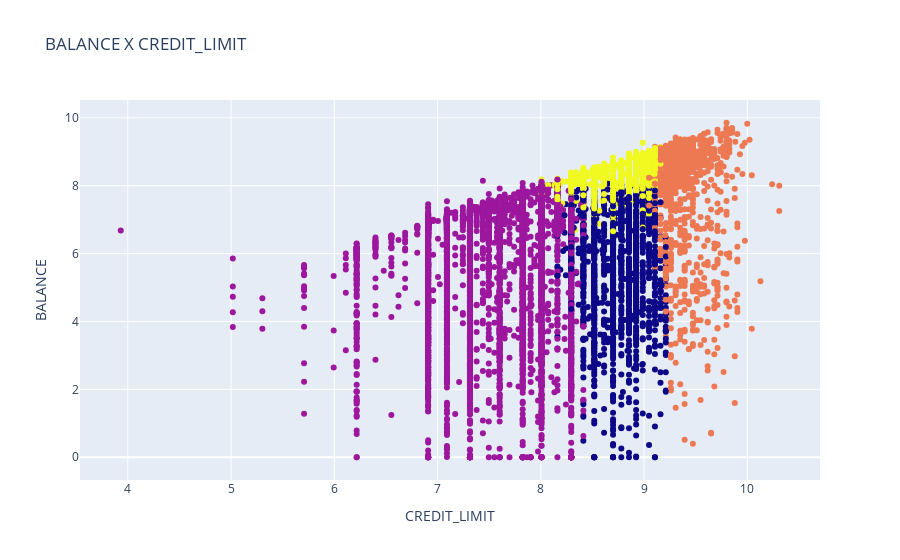

Notebook cell for this chart:
### Markdown cell above
Dilakukan visualisasi cluster dengan go berdasarkan atribut CREDIT_LIMIT dan BALANCE. Terdapat 4 cluster:

1. Cluster 0
Cluster 0 memiliki karakteristik dengan kelompok user yang memiliki credit limit sekitar 6-8 dan balance yang kurang dari 10
2. Cluster 1
Cluster 1 memiliki karakteristik dengan kelompok user yang memiliki credit limit sekitar 8-9 dan balance yang kurang dari 10
3. Cluster 2
Cluster 2 memiliki karakteristik dengan kelompok user yang memiliki credit limit lebih dari 9 dan balance yang kurang dari 10
4. Cluster 3
Cluster 3 memiliki karakteristik dengan kelompok user yang memiliki credit limit sekitar 8-9 dan balance sebesar 8

### Code cell
# Creating a chart (go = graphic object) with data from labels in two dimensions ('CREDIT_LIMIT' and 'BALANCE')

fig = go.Figure()
fig.add_trace(go.Scatter(x=data_new['CREDIT_LIMIT'], y = data_new['BALANCE'],
                                                        mode = 'markers',                      
                                                        marker = dict(color = grouper.labels_.astype(np.float)),
                                                        text = labels))
fig.update_layout(title = 'BALANCE X CREDIT_LIMIT')
fig.update_xaxes(title = 'CREDIT_LIMIT')
fig.update_yaxes(title = 'BALANCE')
fig.show()

### Figure 1 — Plotly figure (JSON) as saved in the notebook; plotly's stock layout.template omitted (floating-point values rounded to 4 significant figures; data arrays with more than 128 entries replaced by an {"elided": "..."} marker saying what was removed)
{"data": [{"marker": {"color": {"elided": "8950 int values"}}, "mode": "markers", "text": {"elided": "8950 int values"}, "type": "scatter", "x": {"elided": "8950 float values"}, "y": {"elided": "8950 float values"}}], "layout": {"title": {"text": "BALANCE X CREDIT_LIMIT"}, "xaxis": {"title": {"text": "CREDIT_LIMIT"}}, "yaxis": {"title": {"text": "BALANCE"}}}}
